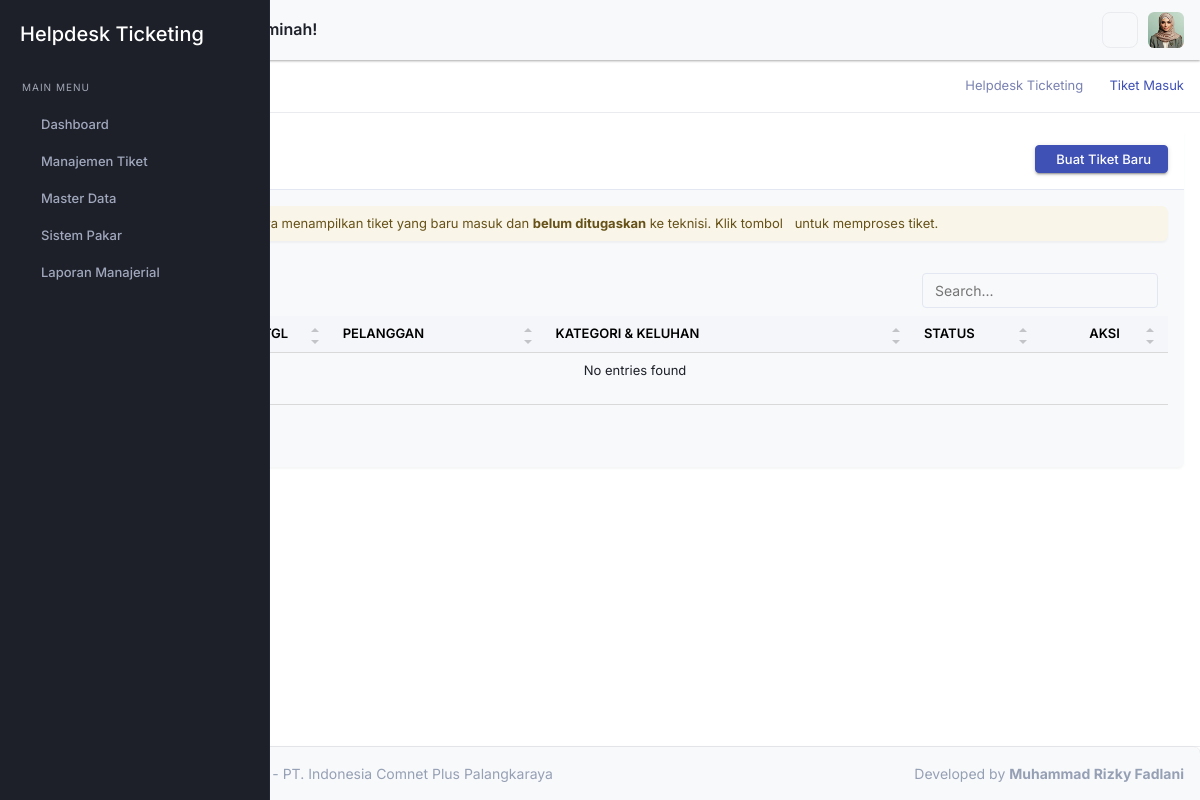
Screenshot of /admin/index.php?page=tiket_masuk (signed in) with the database file from the repository.
### tables this page shows
CREATE TABLE `pengaturan` (
  `id_pengaturan` int(11) NOT NULL,
  `nama_aplikasi` varchar(100) NOT NULL DEFAULT 'yHelpdesk Ticketing',
  `nama_instansi` varchar(150) NOT NULL DEFAULT 'PT. ICON+',
  `telp_instansi` varchar(20) NOT NULL,
  `email_instansi` varchar(100) NOT NULL,
  `alamat_instansi` text NOT NULL,
  `nama_pimpinan` varchar(100) NOT NULL,
  `background_login` varchar(255) DEFAULT NULL,
  `nama_dev` varchar(100) NOT NULL,
  `npm_dev` varchar(30) NOT NULL,
  `updated_at` timestamp NOT NULL DEFAULT current_timestamp() ON UPDATE current_timestamp()
);

### admin/inc/helper.php (called while the page is built, shortened)
<?php
function query($koneksi, $sql) {
    $hasil = mysqli_query($koneksi, $sql);
    return $hasil;
}
function sanitize($koneksi, $input) {
    return mysqli_real_escape_string($koneksi, htmlspecialchars(trim($input)));
}
?>

### admin/index.php (the view, shortened to what this page needs)
<?php
require_once 'inc/koneksi.php';
require_once 'inc/helper.php';
$page = isset($_GET['page']) ? sanitize($koneksi, $_GET['page']) : 'dashboard';
$q_pengaturan = query($koneksi, "SELECT * FROM pengaturan LIMIT 1");
$pengaturan = mysqli_fetch_assoc($q_pengaturan);
$daftar_judul = [
    'dashboard'         => 'Dashboard Utama',
    'jabatan'          => 'Jabatan Karyawan',
    'area_cover'          => 'Manajemen Cover Area',
    'karyawan'          => 'Manajemen Karyawan',
    'pelanggan'         => 'Data Pelanggan',
    'paket'             => 'Paket Layanan',
    'kategori_gangguan' => 'Kategori Gangguan',
    'tiket_masuk'       => 'Tiket Masuk',
    'tiket_proses'      => 'Tiket Diproses',
    'tiket_selesai'     => 'Riwayat Tiket Selesai',
    'spk_gejala'        => 'Data Gejala (SPK)',
    'spk_solusi'        => 'Data Solusi (SPK)',
    'spk_rule'          => 'Rule Base (SPK)',
    'laporan'           => 'Laporan Manajerial',
    'lap_tren_gangguan'   => 'Laporan Tren Gangguan',
    'lap_kinerja_teknisi' => 'Laporan Kinerja Teknisi (KPI)',
    'lap_evaluasi_sla'    => 'Laporan Evaluasi SLA',
    'lap_distribusi'      => 'Laporan Distribusi Area',
    'lap_rekap_pelanggan' => 'Laporan Rekap Pelanggan',
    'lap_tiket_terkini'   => 'Status Tiket Terkini',
    'profil'            => 'Profil Saya',
    'pengaturan'        => 'Pengaturan Sistem'
];
$judul_aktif = isset($daftar_judul[$page]) ? $daftar_judul[$page] : 'Halaman Tidak Ditemukan';
include 'layout/header.php';
include 'layout/topbar.php';
include 'layout/sidebar.php';
?>
<div class="page-title-box">
    <div class="container-fluid">
        <div class="row gap-0">
            <div class="col-sm-12">
                <div class="page-title-content d-sm-flex justify-content-sm-between align-items-center">
                    <h4 class="page-title mt-3 mt-md-0"><?= $judul_aktif; ?></h4>
                    <div class="">
                        <ol class="breadcrumb mb-0">
                            <li class="breadcrumb-item"><a
                                    href="index.php"><?= htmlspecialchars($pengaturan['nama_aplikasi']); ?></a></li>
                            <li class="breadcrumb-item active"><?= $judul_aktif; ?></li>
                        </ol>
                    </div>
                </div>
            </div>
        </div>
    </div>
</div>
<div class="page-wrapper">
    <div class="page-content">
        <div class="container-fluid">
            <?php
            if (file_exists("pages/$page.php")) {
                include "pages/$page.php";
            }
            ?>
        </div>
        <?php include 'layout/footer.php'; ?>

### admin/layout/sidebar.php (shortened to what this page needs)
<?php
$role = isset($_SESSION['role_akses']) ? $_SESSION['role_akses'] : '';
?>
<div class="startbar d-print-none">
    <div class="brand">
        <a href="index.php" class="logo">
            <span class="">
                <h4 class="text-white mt-3"><?= htmlspecialchars($pengaturan['nama_aplikasi']); ?></h4>
            </span>
        </a>
    </div>
    <div class="startbar-menu">
        <div class="startbar-collapse" id="startbarCollapse" data-simplebar>
            <div class="d-flex align-items-start flex-column w-100">
                <ul class="navbar-nav mb-auto w-100">
                    <li class="menu-label mt-2">
                        <span>Main Menu</span>
                    </li>
                    <li class="nav-item">
                        <a class="nav-link" href="?page=dashboard">
                            <span>Dashboard</span>
                        </a>
                    </li>
                    <?php if(in_array($role, ['Super Admin', 'Admin Dispatcher', 'Teknisi'])): ?>
                    <li class="nav-item">
                        <a class="nav-link" href="#sidebarTiket" data-bs-toggle="collapse" role="button"
                            aria-expanded="false" aria-controls="sidebarTiket">
                            <span>Manajemen Tiket</span>
                        </a>
                    </li>
                    <?php endif; ?>
                    <?php if(in_array($role, ['Super Admin', 'Admin Dispatcher'])): ?>
                    <li class="nav-item">
                        <a class="nav-link" href="#sidebarMaster" data-bs-toggle="collapse" role="button"
                            aria-expanded="false" aria-controls="sidebarMaster">
                            <span>Master Data</span>
                        </a>
                    </li>
                    <?php endif; ?>
                    <?php if(in_array($role, ['Super Admin', 'Admin Dispatcher'])): ?>
                    <li class="nav-item">
                        <a class="nav-link" href="#sidebarSPK" data-bs-toggle="collapse" role="button"
                            aria-expanded="false" aria-controls="sidebarSPK">
                            <span>Sistem Pakar</span>
                        </a>
                    </li>
                    <?php endif; ?>
                    <?php if(in_array($role, ['Super Admin', 'Admin Dispatcher', 'Pimpinan'])): ?>
                    <li class="nav-item">
                        <a class="nav-link" href="#sidebarLaporan" data-bs-toggle="collapse" role="button"
                            aria-expanded="false" aria-controls="sidebarLaporan">
                            <span>Laporan Manajerial</span>
                        </a>
                    </li>
                    <?php endif; ?>
                </ul>
            </div>
        </div>
    </div>
</div>

### admin/layout/footer.php (shortened to what this page needs)
<footer class="footer text-center text-sm-start d-print-none">
    <div class="container-fluid">
        <div class="row">
            <div class="col-12 px-0">
                <div class="card mb-0 rounded-bottom-0 border-0">
                    <div class="card-body">
                        <p class="text-muted mb-0">
                            <?= htmlspecialchars($pengaturan['nama_aplikasi']); ?> -
                            <?= htmlspecialchars($pengaturan['nama_instansi']); ?>
                            <span class="text-muted d-none d-sm-inline-block float-end">
                                Developed by
                                <strong><?= htmlspecialchars($pengaturan['nama_dev']); ?></strong>
                            </span>
                        </p>
                    </div>
                </div>
            </div>
        </div>
    </div>
</footer>
</div>
</div>
</body>
</html>

### rows the page displays
pengaturan: nama_aplikasi "Helpdesk Ticketing", nama_instansi "PT. Indonesia Comnet Plus Palangkaraya", nama_dev "Muhammad Rizky Fadlani"

### other values shown
$judul_aktif "Tiket Masuk"
